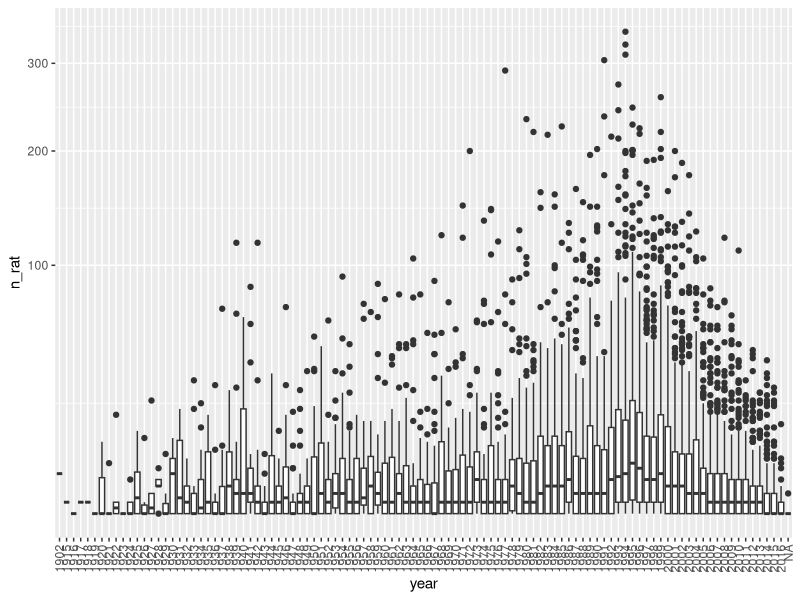
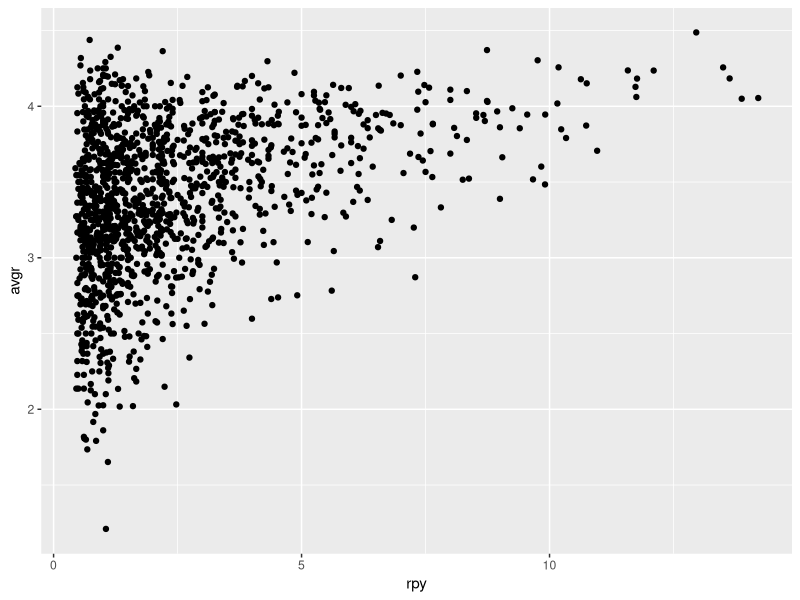
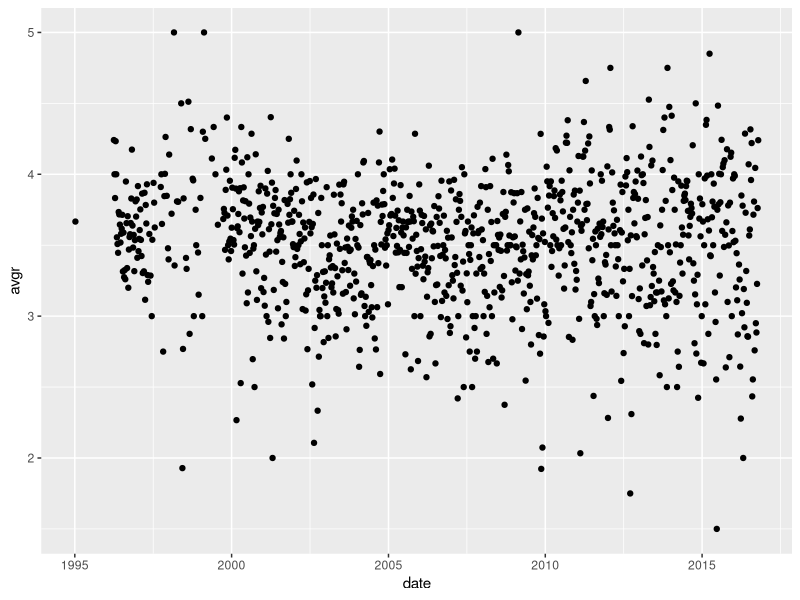
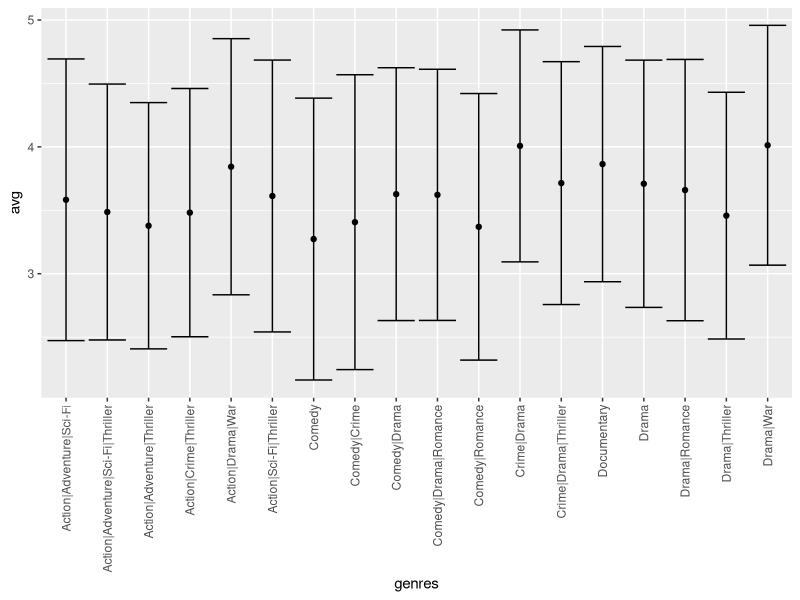

These charts were generated, in order, by the following R code:
library(tidyverse)
library(lubridate)
library(dslabs)
data("movielens")

movielens %>% group_by(movieId) %>% 
  summarise(n_rat=n(), year=year[1], title=title[1]) %>% 
  mutate(year=as.factor(year)) %>%
  ggplot(aes(year, n_rat)) +
  geom_boxplot() +
  theme(axis.text.x = element_text(angle = 90, vjust = 0.5, hjust=1)) +
  scale_y_sqrt()

average_ratings <- movielens %>% filter(year>1992) %>% 
  group_by(title) %>%
  summarise(avgrat=mean(rating), y=year[1], avgnum = n() / (2018 - y)) %>%
  top_n(25, avgnum)

movielens %>% filter(year>1992) %>% 
  group_by(title) %>% 
  filter(n()>10) %>%
  summarise(avgr=mean(rating), y=year[1], rpy = n() / (2018 - y)) %>%
  ggplot(aes(rpy, avgr)) +
  geom_point()

movielens <- mutate(movielens, date=as_datetime(timestamp))

movielens %>% mutate(date=round_date(date, "week")) %>% 
  group_by(date) %>%
  summarise(avgr=mean(rating)) %>% 
  ggplot(aes(date, avgr)) +
  geom_point()

movielens %>% group_by(genres) %>%
  filter(n()>1000) %>%
  summarise(avg=mean(rating), sd=sd(rating)) %>%
  ggplot(aes(x=genres, y=avg ,ymin=avg-sd, ymax=avg+sd)) +
  geom_errorbar() + 
  geom_point() +
  theme(axis.text.x = element_text(angle = 90, vjust = 0.5, hjust=1))
